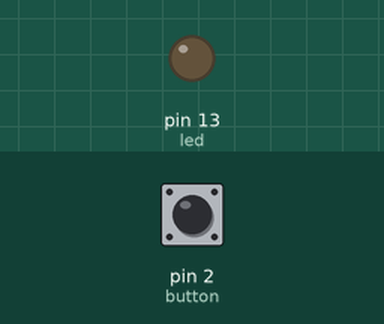
This sketch was run on a simulated Arduino Uno, built with avr-gcc and run on an emulated ATmega328P. Shown: output pins drawn as LEDs (lit = HIGH). Dashed ring = blinking. Inputs (shaded band) come from the test bench; at power-on: pin 2 (button) LOW.

Above: at 1.2 s.
1.3 s: pin 2 (button) pulled HIGH for 3.2 s
At 1.7 s:
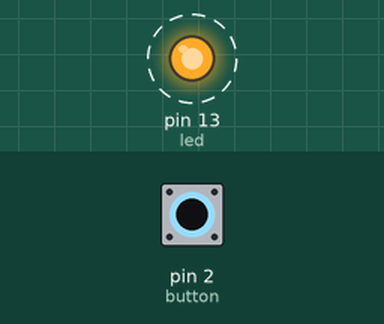
Timing chart, 0 to 6.3 s (numbered marks = the images above; inputs shaded):
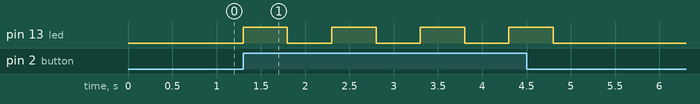

Measured:
- after the input at 1.3 s, pin 13 (led): alternates HIGH for 0.50 s and LOW for 0.50 s, 8 changes in all, then stays LOW, starting at once

The sketch:

BlinkButton.ino
```cpp
/**
 * Event:  European Maker Week - HuB
 * File:   BlinkButton.ino
 * Author: Antonio Alfonso
 */

#define led    13  // Definizione led sul pin 13
#define button  2  // Definizione pulsante sul pin 2

void setup() {
  pinMode(led,   OUTPUT);  // Impostazione pin del led come OUTPUT
  pinMode(button, INPUT);  // Impostazione pin del pulsante come INPUT
} // setup()

void loop() {
  // Se il pulsane è premuto...
  if (digitalRead(button) == HIGH) {
    digitalWrite(led, HIGH);  // .. accendi il led
    delay(500);
    digitalWrite(led, LOW);   // .. spegni il led
    delay(500);
  }
} // loop()
```
